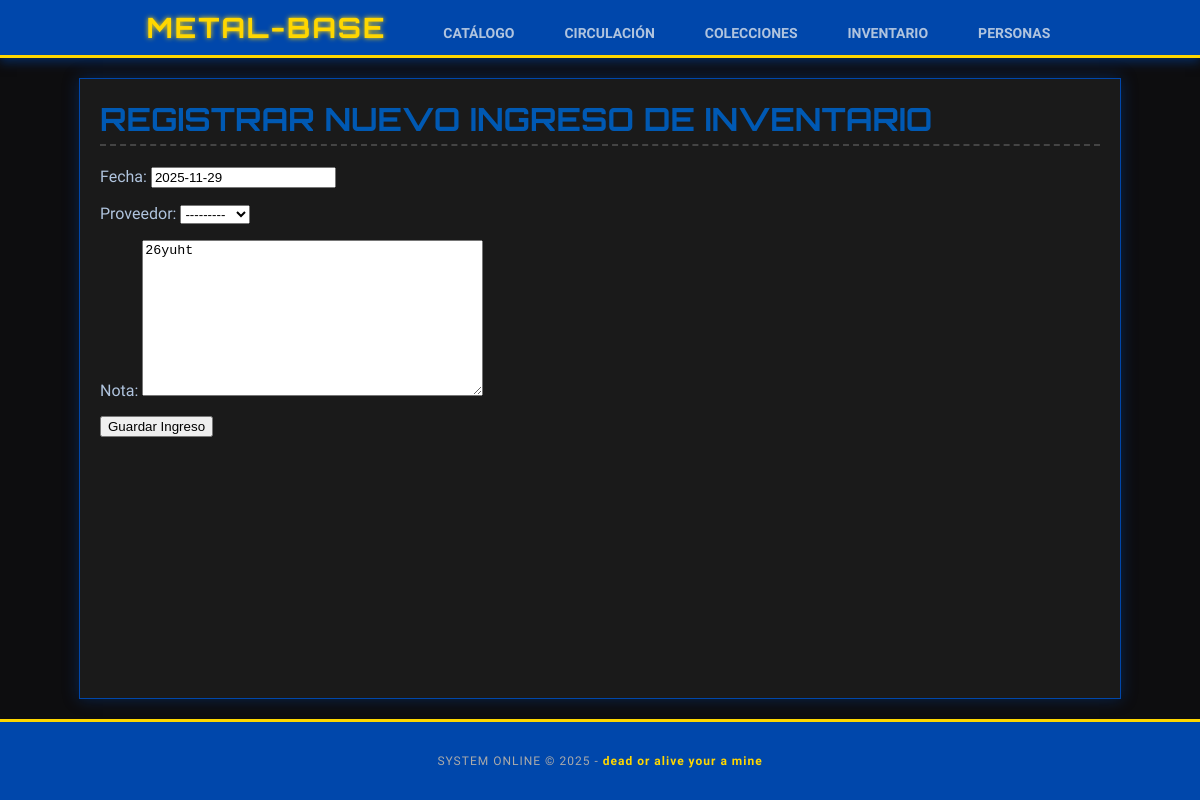
Screenshot of /inventario/ingresos/2/editar/ with the database file from the repository.
### inventario/models.py (models this page shows, shortened)
class IngresoInventario(models.Model):
    fecha = models.DateField()
    proveedor = models.ForeignKey(
        Proveedor, on_delete=models.SET_NULL, null=True, related_name="ingresos"
    )
    nota = models.TextField(blank=True)
    class Meta:
        ordering = ["-fecha"]

### inventario/views.py (the view, shortened to what this page needs)
# urls.py: path('ingresos/<int:pk>/editar/', IngresoInventarioUpdate.as_view(), name='ingreso_update'),
class IngresoInventarioUpdate(UpdateView):
    model = IngresoInventario
    template_name = 'inventario/ingreso_form.html' # Reutilizamos formulario
    fields = ['fecha', 'proveedor', 'nota']

### inventario/models.py (called while the page is built)
    def __str__(self):
        return self.nombre

### inventario/templates/inventario/ingreso_form.html (shortened to what this page needs)
{% extends "base.html" %}
{% block content %}
    <h1>Registrar Nuevo Ingreso de Inventario</h1>
    <form method="post">
        {{ form.as_p }}
        <button type="submit">Guardar Ingreso</button>
    </form>
{% endblock %}

### templates/base.html (style rules this page uses)
body { margin: 0; font-family: 'Exo 2', sans-serif; background-color: #0d0d0f; color: #B0C4DE; display: flex; flex-direction: column; min-height: 100vh; }
h1, h2 { font-family: 'Orbitron', sans-serif; color: #0059b3; text-transform: uppercase; margin-top: 0; border-bottom: 2px dashed #444; padding-bottom: 5px; }

### rows the page displays
IngresoInventario: fecha "2025-11-29", proveedor "---------", nota "26yuht"
